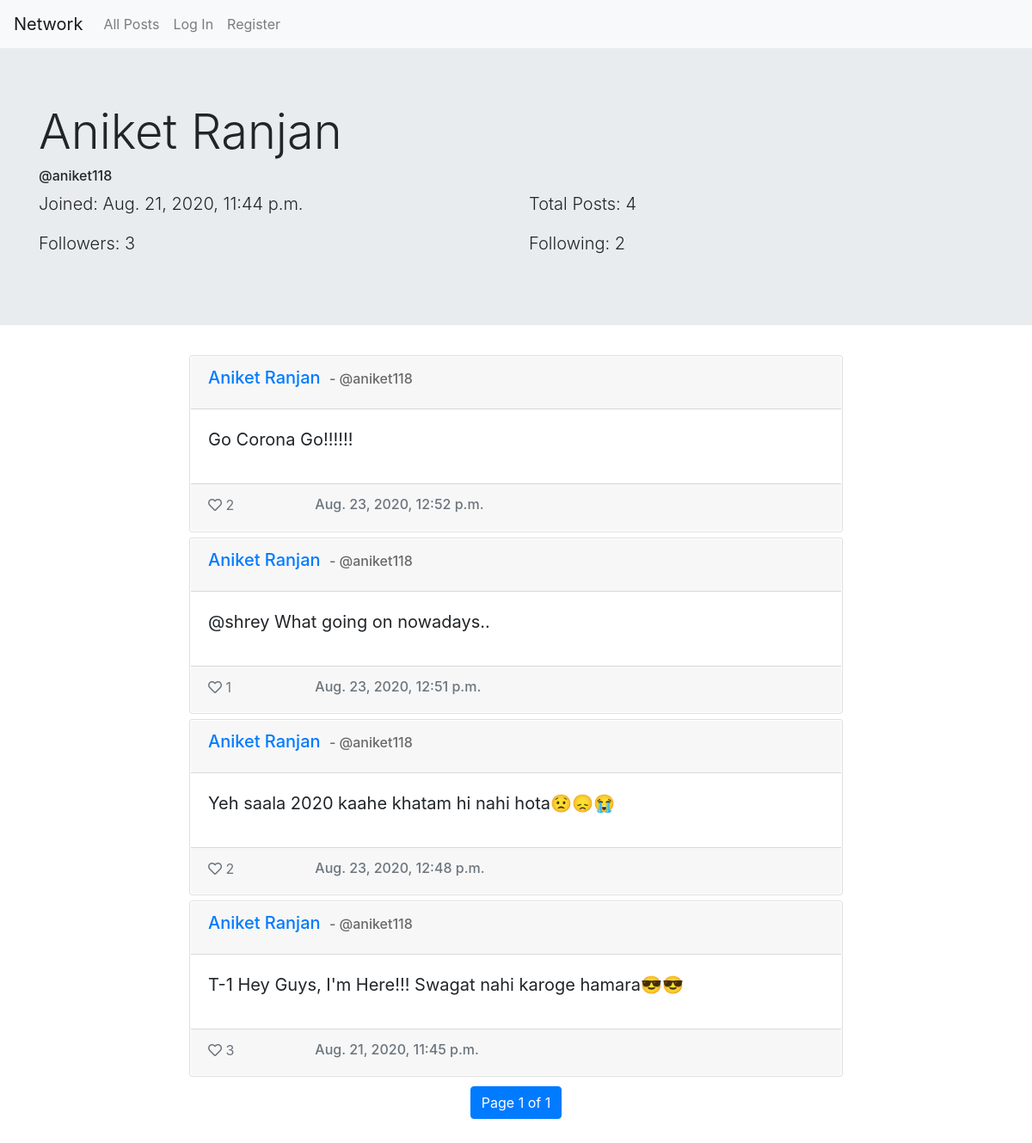
Screenshot of /profile/4 with the database file from the repository.
### network/models.py (models this page shows, shortened)
class User(AbstractUser):
    relationships = models.ManyToManyField("self", symmetrical=False, through="Relationship", related_name="related_to")
    def get_relationships(self, status):
        return self.relationships.filter(to_user__status=status, to_user__from_user=self)
    def get_related_to(self, status):
        return self.related_to.filter(from_user__status=status, from_user__to_user=self)
    def get_following(self):
        return self.get_relationships(RELATIONSHIP_FOLLOWING)
    def get_followers(self):
        return self.get_related_to(RELATIONSHIP_FOLLOWING)

class Post(models.Model):
    poster = models.ForeignKey(User, on_delete=models.CASCADE, related_name='post')
    timestamp = models.DateTimeField(default=timezone.now)
    content = models.TextField(max_length=144)
    likes = models.ManyToManyField(User, symmetrical=True, related_query_name="liked_posts", through="Like")

### network/views.py (the view)
# urls.py: path("profile/<int:user_id>", views.profile_view, name="profile"),
def profile_view(request, user_id):
    person = User.objects.get(pk=user_id)
    posts = person.post.order_by('timestamp').reverse()
    paginator = Paginator(posts, 10) # Show 10 posts per page.
    try:
        page_number = request.GET.get('page')
    except:
        page_number = 1
    page_obj = paginator.get_page(page_number)
    print(request.get_full_path())
    return render(request, "network/profile.html",{"person":person, "posts":page_obj})

### network/templates/network/profile.html (shortened to what this page needs)
{% extends "network/layout.html" %}
{% block body %}
    <div class="jumbotron jumbotron-fluid">
        <div class="container">
            <div class="row justify-content-center">
                <div class="col-6" style="text-align:left;">
                    <h3 class="display-4">{{ person.get_full_name }}
                    <h6>@{{ person.username }}</h6>
                </div>
                <div class="col-6" style="margin-top:25px;">
                </div>
                <div class="col-6" style="text-align:left;">
                    <p class="lead">Joined: {{ person.date_joined }} </p>
                </div>
                <div class="col-6" style="text-align:left;">
                    <p class="lead">Total Posts: {{ posts|length }} </p>
                </div>
                <div class="col-6" style="text-align:left;">
                    <p class="lead">Followers: {{ person.get_followers|length }} </p>
                </div>
                <div class="col-6" style="text-align:left;">
                    <p class="lead">Following: {{ person.get_following|length }} </p>
                </div>
            </div>
        </div>
    </div>
    <div class="container" style="margin-bottom:40px;">
        {% if posts|length == 0%}
            <div class="row justify-content-center">
            <div class='col-8' style="text-align:center"><h3>No posts yet!!!</h3></div>
            </div>
        {% else %}
            <div class="row justify-content-center" id="posts_div">
                {% for post in posts %}
                <div class="card post col-8" style="margin:3px; padding:1px">
                    <div class="card-header">
                        <div class="row">
                            <div class="col-10">
                                <h5 class="card-title"><a href="{% url 'profile' post.poster.pk %}">{{post.poster.get_full_name}} <span id="username">- @{{post.poster.username}}<span></a></h5>
                            </div>
                        </div>
                    </div>
                    <div class="card-body">
                        <blockquote class="blockquote">
                            <p class="card-text">{{ post.content }}</p>
                        </blockquote>
                    </div>
                    <div class="card-footer text-muted">
                        <div class="row">
                            <div class="col-2">
                                <a id="{{post.pk}}" onclick="Like(this)" class="card-link">
                                {% if user in post.likes.all %}
                                    <i class="far fa-heart" hidden></i>
                                    <i class="fas fa-heart" style="color:red;"></i>
                                    <span>{{ post.likes.all|length }}</span>
                                {% else %}
                                    <i class="far fa-heart"></i>
                                    <span>{{ post.likes.all|length }}</span>
                                {% endif %}
                                </a>
                            </div>
                            <div class="col-6 mt-2">
                                <h6 class="card-subtitle mb-2 text-muted">{{ post.timestamp }}</h6>
                            </div>
                        </div>
                    </div>
                </div>
                {% endfor %}
            </div>
            <nav class="mt-2">
                <ul class="pagination justify-content-center">
                    <li class="page-item active"><a class='page-link' >Page {{ posts.number }} of {{ posts.paginator.num_pages }}</a></li>
                </ul>
            </nav>
        {%endif%}
    </div>
{% endblock %}

### network/static/network/css/styles.css (style rules this page uses)
#username { margin-left:5px; color: dimgrey; font-size: medium; }
body { background: url("../img/background.jpg") fixed; background-size: cover; }

### network/static/network/css/all.css (style rules this page uses)
.fa, .fas, .far, .fal, .fad, .fab { -moz-osx-font-smoothing: grayscale; -webkit-font-smoothing: antialiased; display: inline-block; font-style: normal; font-variant: normal; text-rendering: auto; line-height: 1; }
.fa-heart:before { content: "\f004"; }
.far { font-family: 'Font Awesome 5 Free'; font-weight: 400; }

### rows the page displays
User: get_full_name "Aniket Ranjan", username "aniket118", date_joined "Aug. 21, 2020, 11:44 p.m.", get_followers|length "3", get_following|length "2"
Post: poster.get_full_name "Aniket Ranjan", poster.username "aniket118", content "Go Corona Go!!!!!!", likes.all|length "2", timestamp "Aug. 23, 2020, 12:52 p.m."
Post: poster.get_full_name "Aniket Ranjan", poster.username "aniket118", content "@shrey What going on nowadays..", likes.all|length "1", timestamp "Aug. 23, 2020, 12:51 p.m."
Post: poster.get_full_name "Aniket Ranjan", poster.username "aniket118", content "Yeh saala 2020 kaahe khatam hi nahi hota😟😞😭", likes.all|length "2", timestamp "Aug. 23, 2020, 12:48 p.m."
Post: poster.get_full_name "Aniket Ranjan", poster.username "aniket118", content "T-1 Hey Guys, I'm Here!!! Swagat nahi karoge hamara😎😎", likes.all|length "3", timestamp "Aug. 21, 2020, 11:45 p.m."

### other values shown
{{ posts|length }} "4"
{{ posts.number }} "1"
{{ posts.paginator.num_pages }} "1"
